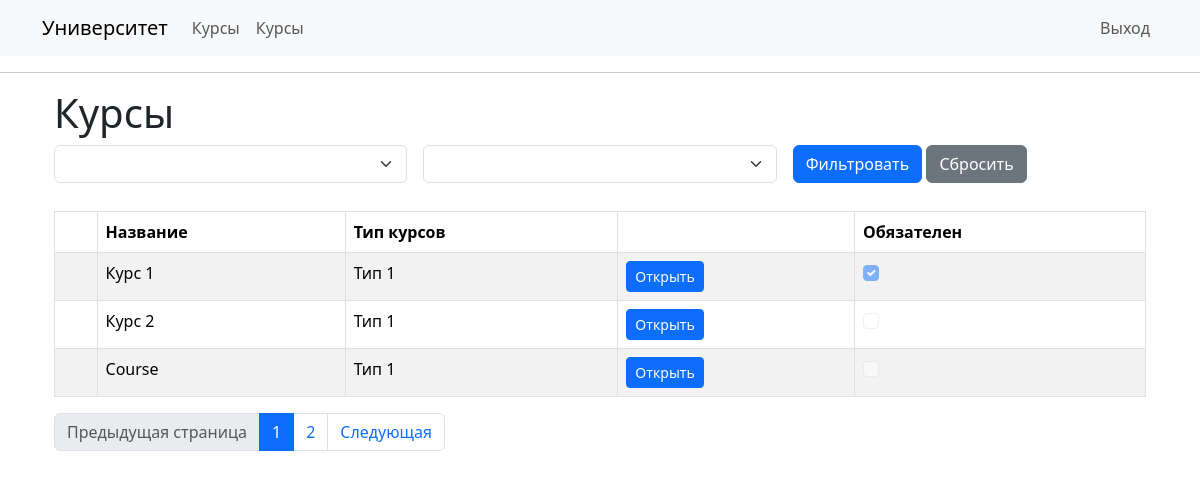
The app's page /courses (signed in) with its own data.
### app/models/course.py (models this page shows, shortened)
class Course(db.Model):
    id: so.Mapped[int] = so.mapped_column(primary_key=True)
    name: so.Mapped[str] = so.mapped_column(
        sa.String(128), index=True, unique=True)
    course_type_id: so.Mapped[int] = so.mapped_column(
        sa.ForeignKey('course_type.id', ondelete='CASCADE'), index=True)
    course_type: so.Mapped['CourseType'] = so.relationship(
        back_populates='courses')
    is_included: so.Mapped[bool] = so.mapped_column(sa.Boolean, index=True, default=False)
    teachers_courses: so.WriteOnlyMapped['TeacherCourse'] = so.relationship(
        back_populates='course', passive_deletes=True)

### app/models/course_type.py (models this page shows, shortened)
class CourseType(db.Model):
    __tablename__ = 'course_type'
    id: so.Mapped[int] = so.mapped_column(primary_key=True)
    name: so.Mapped[str] = so.mapped_column(
        sa.String(128), index=True, unique=True)
    courses: so.WriteOnlyMapped['Course'] = so.relationship(
        back_populates='course_type', passive_deletes=True)
    deadline: so.Mapped[Optional[datetime]] = so.mapped_column(
        index=True, default=lambda: add_years(datetime.now(timezone.utc), 3))

### app/routes/course_routes.py (the view)
@app.route('/courses')
@login_required
def courses():
    page = request.args.get('page', 1, type=int)
    course_type = request.args.get('course_type_id', None, type=int)
    is_included = request.args.get('is_included', None, type=str)
    if is_included == '':
        is_included=None
    if is_included is not None and is_included == 'True':
        is_included = True
    if is_included is not None and is_included == 'False':
        is_included = False
    if course_type is not None:
        course_type = [course_type]
    courses = course_service.get_all_paginated(page, is_included, course_type)
    course_types = course_type_service.get_all()
    return render_template('courses/courses.html', title='Курсы', courses=courses, course_types=course_types)

### app/routes/__init__.py (called while the page is built)
@login.user_loader
def load_user(id):
  return user_service.get_by_id(id)

### app/services/course_service.py (called while the page is built)
def get_all_paginated(page: int, included=None, course_types=None):
    try:
        query = sa.select(Course)
        conditions = []
        app.logger.info(f"условия {included, course_types}")
        if included is not None:
            conditions.append(Course.is_included == included)
        if course_types is not None:
            conditions.append(Course.course_type_id.in_(course_types))
        app.logger.info(f"условия {conditions}")
        if conditions:
            query = query.where(sa.and_(*conditions))
        query = query.order_by(Course.course_type_id)
        return db.paginate(query, page=page, per_page=app.config['COURSES_PER_PAGE'], error_out=False)
    except Exception as e:
        db.session.rollback()
        app.logger.error(e)
        raise Exception('Неизвестная ошибка')

### app/services/course_type_service.py (called while the page is built)
def get_all():
    try:
        return db.session.execute(sa.select(CourseType).order_by(CourseType.name)).scalars().all()
    except Exception as e:
        db.session.rollback()
        app.logger.error(e)
        raise Exception('Неизвестная ошибка')

### app/services/user_service.py (called while the page is built)
def get_by_id(id: int):
    try:
        res = db.session.get(User, id)
        if res is None:
            raise ValueError(f'Пользователь с id = {id} не существует')
        return res
    except ValueError as e:
        db.session.rollback()
        app.logger.error(e)
        raise
    except Exception as e:
        db.session.rollback()
        app.logger.error(e)
        raise Exception('Неизвестная ошибка')

### app/templates/courses/courses.html (shortened to what this page needs)
{% extends "base.html" %}
{% block content %}
    <div class="container">
        <h1>Курсы</h1>
        <form method="get" action="{{ url_for('courses') }}" class="mb-1">
            <div class="row g-3">
                <div class="col-md-4">
                    <select name = 'course_type_id' class="form-select">
                        <option value="" selected></option>
                        {% for course_type in course_types %}
                            {% if course_type.id|string == request.args.get('course_type_id') %}
                                <option value="{{ course_type.id }}" selected> {{course_type.name}} </option>
                            {% else %}
                                <option value="{{ course_type.id }}"> {{course_type.name}} </option>
                            {% endif %}
                        {% endfor %}
                    </select>
                </div>
                <div class="col-md-4">
                    <select name = 'is_included' class="form-select">
                        <option value="" selected></option>
                        {% if request.args.get('is_included') == 'True' %}
                            <option value="True" selected> Только обязательные </option>
                        {% else %}
                            <option value="True"> Только обязательные </option>
                        {% endif %}
                    </select>
                </div>
                <div class="col-md-4">
                    <button type="submit" class="btn btn-primary">Фильтровать</button>
                    <a href="{{ url_for('courses') }}" class="btn btn-secondary">Сбросить</a>
                </div>
            </div>
        </form>
        <br>
        <table id="courses-table" class="table table-striped table-bordered" style="width:100%">
            <thead>
                <tr>
                    <th> </th>
                    <th> Название </th>
                    <th> Тип курсов </th>
                    <th></th>
                    <th>Обязателен</th>
                </tr>
            </thead>
            <tbody>
                {% for course in courses.items %}
                    <tr id="course{{ course.id }}">
                        <td></td>
                        <td>{{course.name}}</td>
                        <td>{{course.course_type.name}}</td>
                        {% if current_user.role == 0 %}
                        <td>
                            <a class="btn btn-sm btn-secondary" href="{{ url_for('edit_course', course_id=course.id) }}" role="button">Редактировать</a>
                        </td>
                        <td>
                            <button class="btn btn-danger btn-sm delete-btn"
                                    data-item-id="{{ course.id }}">
                                Удалить
                            </button>
                        </td>
                        {% else %}
                        <td>
                            <a class="btn btn-sm btn-primary" href="{{ url_for('teacher_course', user_id=current_user.id, course_id=course.id) }}" role="button">Открыть</a>
                        </td>
                        {% endif %}
                        <td>
                            {% if current_user.role == 0 %}
                            {% if course.is_included %}
                                <input class="form-check-input" type="checkbox" data-item-id="{{ course.id }}" checked>
                            {% else %}
                                <input class="form-check-input" type="checkbox" data-item-id="{{ course.id }}">
                            {% endif %}
                            {% else %}
                            {% if course.is_included %}
                                <input class="form-check-input" type="checkbox" data-item-id="{{ course.id }}" checked disabled>
                            {% else %}
                                <input class="form-check-input" type="checkbox" data-item-id="{{ course.id }}" disabled>
                            {% endif %}
                            {% endif %}
                        </td>
                    </tr>
                {% endfor %}
            </tbody>
        </table>
        <ul class="pagination">
            {% if courses.has_prev %}
             <li class="page-item"><a class="page-link" href="{{ url_for('courses', page=courses.prev_num, course_type_id=request.args.get('course_type_id'),
                is_included=request.args.get('is_included')) }}">Предыдущая страница</a></li>
            {% else %}
             <li class="page-item disabled"><span class="page-link">Предыдущая страница</span>
            {% endif %}
             </li>
            {% for page in courses.iter_pages(left_edge=2, right_edge=2, left_current=1, right_current=1) %}
            {% if page == courses.page %}
             <li class="page-item active"><a class="page-link" href="{{ url_for('courses', page=page, course_type_id=request.args.get('course_type_id'),
                is_included=request.args.get('is_included')) }}">{{ page }}</a></li>
            {% elif page %}
             <li class="page-item"><a class="page-link" href="{{ url_for('courses', page=page, course_type_id=request.args.get('course_type_id'),
                is_included=request.args.get('is_included')) }}">{{ page }}</a></li>
            {% else %}
             <li class="page-item disabled" id="example_ellipsis"><a href="#" class="page-link">…</a></li>
            {% endif %}
            {% endfor %}
            {% if courses.has_next %}
             <li class="page-item"><a class="page-link" href="{{ url_for('courses', page=courses.next_num, course_type_id=request.args.get('course_type_id'),
                is_included=request.args.get('is_included')) }}">Следующая</a></li>
            {% else %}
             <li class="page-item disabled"><span class="page-link">Следующая</span>
            {% endif %}
        </ul>
    </div>
{% endblock %}

### records on screen
Course: name "Курс 1", course_type.name "Тип 1"
Course: name "Курс 2", course_type.name "Тип 1"
Course: name "Course", course_type.name "Тип 1"

### other values on screen
{{ page }} "1"
{{ page }} "2"
